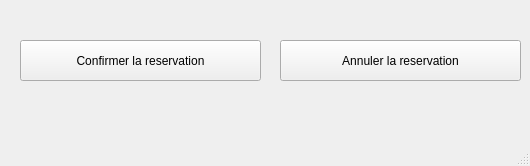
<?xml version="1.0" encoding="UTF-8"?>
<ui version="4.0">
 <class>MainWindow</class>
 <widget class="QMainWindow" name="MainWindow">
  <property name="geometry">
   <rect>
    <x>0</x>
    <y>0</y>
    <width>530</width>
    <height>166</height>
   </rect>
  </property>
  <property name="windowTitle">
   <string>MainWindow</string>
  </property>
  <widget class="QWidget" name="centralwidget">
   <widget class="QPushButton" name="confirmer">
    <property name="geometry">
     <rect>
      <x>20</x>
      <y>40</y>
      <width>241</width>
      <height>41</height>
     </rect>
    </property>
    <property name="text">
     <string>Confirmer la reservation</string>
    </property>
   </widget>
   <widget class="QPushButton" name="annuler">
    <property name="geometry">
     <rect>
      <x>280</x>
      <y>40</y>
      <width>241</width>
      <height>41</height>
     </rect>
    </property>
    <property name="text">
     <string>Annuler la reservation</string>
    </property>
   </widget>
  </widget>
  <widget class="QMenuBar" name="menubar">
   <property name="geometry">
    <rect>
     <x>0</x>
     <y>0</y>
     <width>530</width>
     <height>26</height>
    </rect>
   </property>
  </widget>
  <widget class="QStatusBar" name="statusbar"/>
 </widget>
 <resources/>
 <connections/>
</ui>
